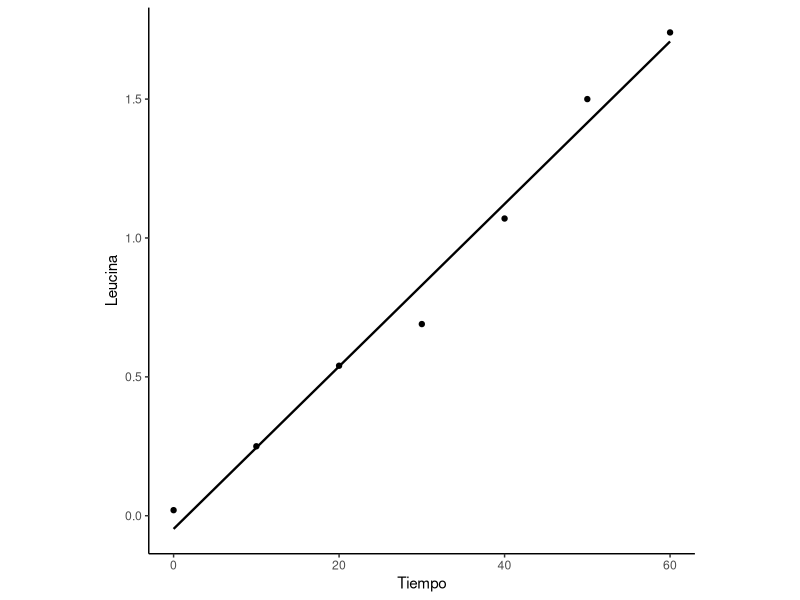

Source code (R):
## ---- chunk 1
library(kableExtra)
library(knitr)
library(tidyverse)
knitr::opts_chunk$set(echo = TRUE)
options(knitr.kable.NA = "")
## ---- chunk 2
tiempo <- c(0, 10, 20, 30, 40, 50, 60)
leucina <- c(0.02, 0.25, 0.54, 0.69, 1.07, 1.50, 1.74)
ej1 <- data.frame(Tiempo = tiempo, Leucina = leucina)
kbl(ej1, booktabs = T, col.names = c("Tiempo (min)", "Leucina")) %>% kable_styling(latex_options = c("hold_position"))
## ---- chunk 3
# Cargamos nuestros datos
tiempo <- c(0, 10, 20, 30, 40, 50, 60)
leucina <- c(0.02, 0.25, 0.54, 0.69, 1.07, 1.50, 1.74)
ej1 <- data.frame(Tiempo = tiempo, Leucina = leucina)

# Realizamos el gráfico
ggplot(ej1, aes(x = Tiempo, y = Leucina)) +
  geom_point(size = 1.5) +
  labs(x = "Tiempo", y = "Leucina") +
  geom_smooth(method = "lm", se = F, color = "black", size = 0.8) +
  theme_classic() +
  theme(aspect.ratio = 1)
## ---- chunk 4
ej1.lm <- lm(Leucina ~ Tiempo, ej1)
summary(ej1.lm)
## ---- chunk 5
cor.test(ej1$Tiempo, ej1$Leucina)
## ---- chunk 6
approx(ej1$Tiempo, ej1$Leucina, xout = 45)
## ---- chunk 7
residuals(ej1.lm)
